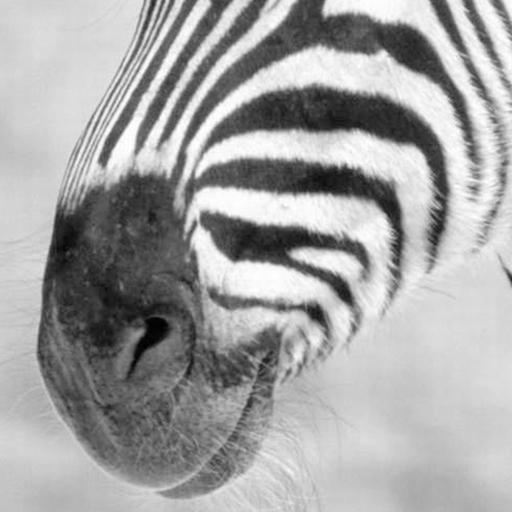
%> input picture src_assignments/assignment1/zebra.png, 512 x 512 px
$ octave master.m   (GNU Octave 9; MATLAB toolbox functions it lacks are replaced by stand-ins)
%> lines starting %> are read from the running program, lines starting %| are printed output that depends on the picture; in (x1, y1, x2, y2) boxes, pixels count from 0 and x2, y2 are one past the last pixel; in counts of white or black regions, pixels touching at a corner belong together; the program's own positions count from 1
%> further down, imIn is the input picture: size 512x512x3 uint8; mean R, G, B 163.6, 163.6, 163.6
### src_assignments/assignment1/gaussianConv.m
function imOut = gaussianConv(image,sigma_x, sigma_y)
%> called with sigma_x = 1, sigma_y = 1
%GAUSSIANCONV Convolving an image with a 2D Gaussian
%

Gx = gaussian(sigma_x);
Gy = gaussian(sigma_y)';

imOut = conv2(Gy, Gx, image, 'same');
end

### src_assignments/assignment1/gradmag.m
function [magnitude, orientation] = gradmag(img,sigma)
%> called with sigma = 1
%GRADMAG Computes magnitude and orientation of the gradient

G = gaussian(sigma);
der = gaussianDer(G,sigma);

x = conv2(img,der, 'same');
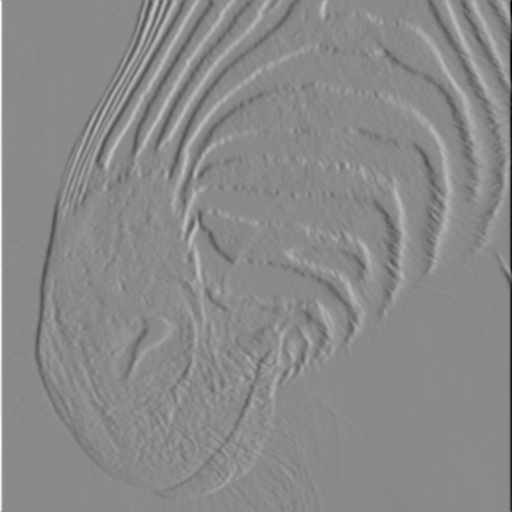
%> x: size 512x512 double; min -87.69, max 74.38, mean 0; drawn with min black and max white
y = conv2(img,der', 'same');
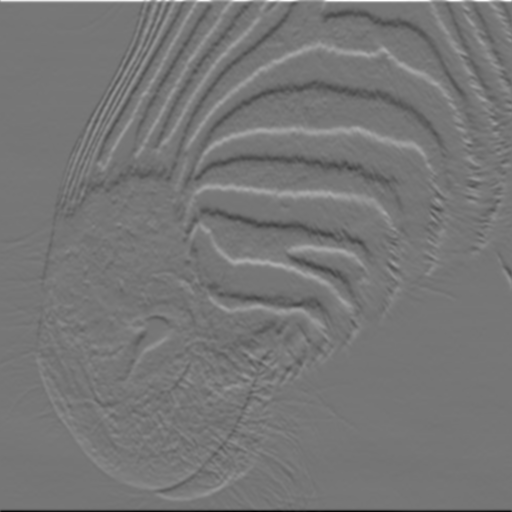
%> y: size 512x512 double; min -76.77, max 88.19, mean 0; drawn with min black and max white

magnitude = sqrt(y.^2 + x.^2);
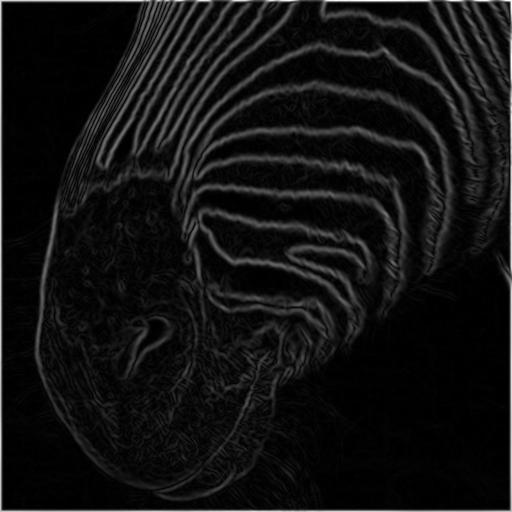
%> magnitude: size 512x512 double; min 8.77e-05, max 88.19, mean 6.2; drawn with min black and max white
orientation = atan2(y,x);
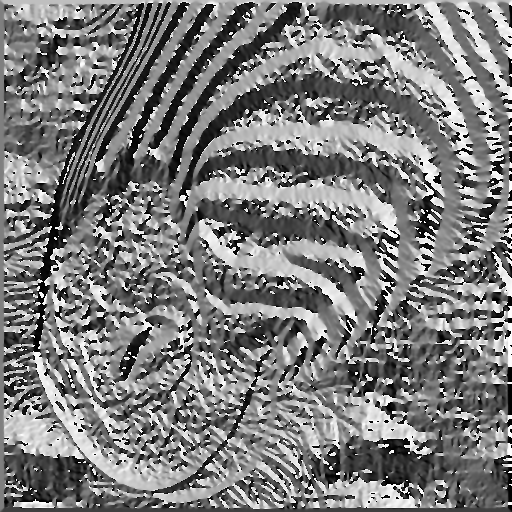
%> orientation: size 512x512 double; min -3.14, max 3.14, mean -0.0725; drawn with min black and max white

end

### src_assignments/assignment1/treshold.m
function I = treshold(img,treshold)
%TRESHOLD Makes the picture binary according to the treshold value: below
%will be 0/black and above or equal will be 1/white

idx = find(img >= treshold);
I = zeros(size(img));
I(idx) = 1;
end

### src_assignments/assignment1/gaussian.m
function G = gaussian(sigma)
%GAUSSIAN 1D discrete Gaussian filter

if sigma == 0
    G = 1;
    return
end

% Compute the x range of the kernel
% extent is 3*sigma
r = ceil(3*sigma);
G = -r:1:r;

% Compute the factors of the kernel
c = 1 / (sigma*sqrt(2*pi));
G = c * exp( -(G.^2) / (2*sigma^2));

% Normalize that sum(G) = 1 because we did approximation
G = G / sum(G);

end

### src_assignments/assignment1/imageDerivates.m
function F = imageDerivates(img, sigma, type)
%IMAGEDERIVATES Computes the 'type' derivative on the image
%

% Init Gaussians
G = gaussian(sigma);
Gder = gaussianDer(G,sigma);
G2der = gaussian2Der(G,sigma);

% Convert picture to grayscale and doubles
if length(size(img)) == 3
    img = rgb2gray(img);
end
img = im2double(img);

switch type
    case 'zero'
        F = conv2(G', G, img, 'same');
    case 'x'
        F = conv2(img, Gder, 'same');
    case 'y'
        F = conv2(img, Gder', 'same');
    case 'xx'
        F = conv2(img, G2der, 'same');
    case 'yy'
        F = conv2(img, G2der', 'same');
    case {'xy', 'yx'}
        F = conv2(Gder, Gder, img, 'same');
    otherwise
        warning('Type was not recognized: try x/y or any combination of them')
end

end

### src_assignments/assignment1/gaussianDer.m
function Gd = gaussianDer(G, sigma)
%GAUSSIANDER Computes first order derivative of Gaussian

% Compute the original x range of G
% extent is 3*sigma
r = ceil(3*sigma);
x = -r:1:r;

% Compute first order derivative
Gd = -(x / sigma^2) .* G;

end

### src_assignments/assignment1/gaussian2Der.m
function Gd = gaussian2Der(G, sigma)
%GAUSSIAN2DER Computes second order derivative of Gaussian

% Compute the original x range of G
% extent is 3*sigma
r = ceil(3*sigma);
x = -r:1:r;

% Compute second order derivative
Gd = ((-sigma^2 + x.^2) / sigma^4) .* G;

end

### src_assignments/assignment1/master.m
%% Script for testing
clear; delfigs;

pic = 'zebra.png';
sigma = 1;

[imIn,~] = imread(pic);
if (length(size(imIn)) == 3)
    imIn = imIn(:,:,2);
end

%% Run gaussian filtering comparison

% Matlab
G = fspecial('gaussian',sigma);
imMat_corr = imfilter(imIn,G,'same', 'corr');
imMat_conv = imfilter(imIn,G,'same', 'conv');

% Own
imOwn = gaussianConv(imIn,sigma,sigma);

% Show pictures
figure(1); imshow(imIn,[]); title('Original');
figure(2); imshow(imOwn,[]); title('Own Function');
figure(3); imshow(imMat_corr,[]); title('Matlab correlation');
figure(4); imshow(imMat_corr,[]); title('Matlab convolution');

showfigs;

%% Run gradmag function

% First smooth for better results
imIn = gaussianConv(imIn,sigma,sigma);

% Now compute gradient and magnitude
[magnitude, orientation] = gradmag(imIn,sigma);

% Show pictures
figure(1);
imshow(imIn,[]);
title('Smoothed original');

figure(2);
quiver(magnitude, orientation);
set(gca,'YDir','reverse');
title('Quiver plot of magnitude and orientation');
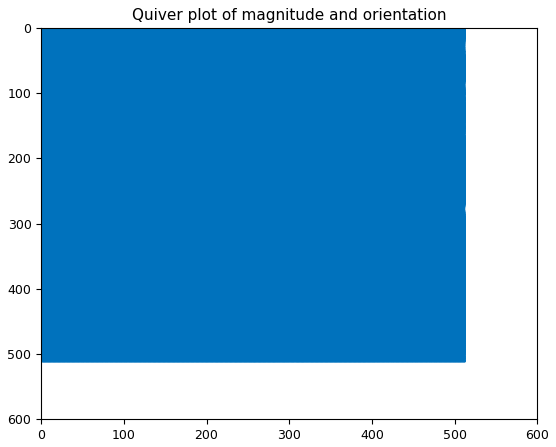
%> figure redrawn from the program's plot data; highest point at x = 1, y = 512; highest point at x = 255.7, y = 512.1

figure(3);
imshow(orientation, [-pi,pi]);
colormap(hsv);
colorbar;
title('Orientation plot');

figure(4);
imshow(magnitude, []);
title('Magnitude plot');

figure(5);
imshow(treshold(magnitude,0.3))
%> in treshold, `idx = find(img >= treshold);`: idx = 243691 values from 1 to 262144
%> in treshold, `I(idx) = 1;`:
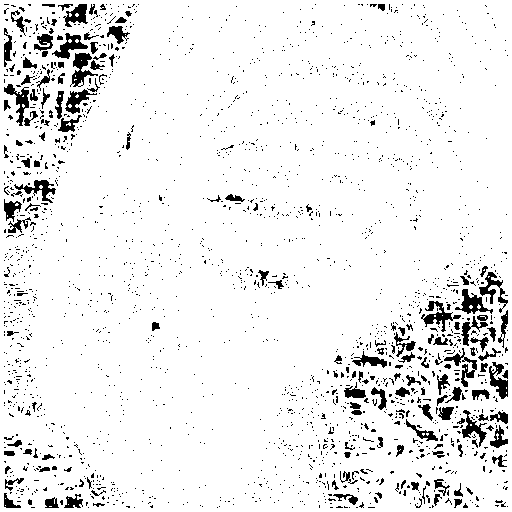
%> I: size 512x512 double; values 0 (black) and 1 (white), 93% white; 2180 black regions (2021 under 20 px), largest, box (x1, y1, x2, y2) and area: (70, 53, 98, 87) 407, (421, 301, 461, 332) 405, (455, 289, 493, 314) 374
title('Treshold on magnitude');

showfigs;
%> (this line was passed over: showfigs is not available in this run)

%% Run imageDerivates on black picture
% QUESTION: why are the pictures upside down, compared to slides CV.01??
% Is this because picture y=0 is lefttop point and figure y=0 is leftdown point?
delfigs;
%> (this line was passed over: delfigs is not available in this run)
%> the run ends on the next line
types = ["zero", "x", "y", "xx", "yy", "xy", "yx"];
sigma = 10;
imIn = zeros(100,100);
imIn(40:60,40:60) = 1;

for i = 1:length(types)
    figure(i);
    im = imageDerivates(imIn,sigma,types(i));
